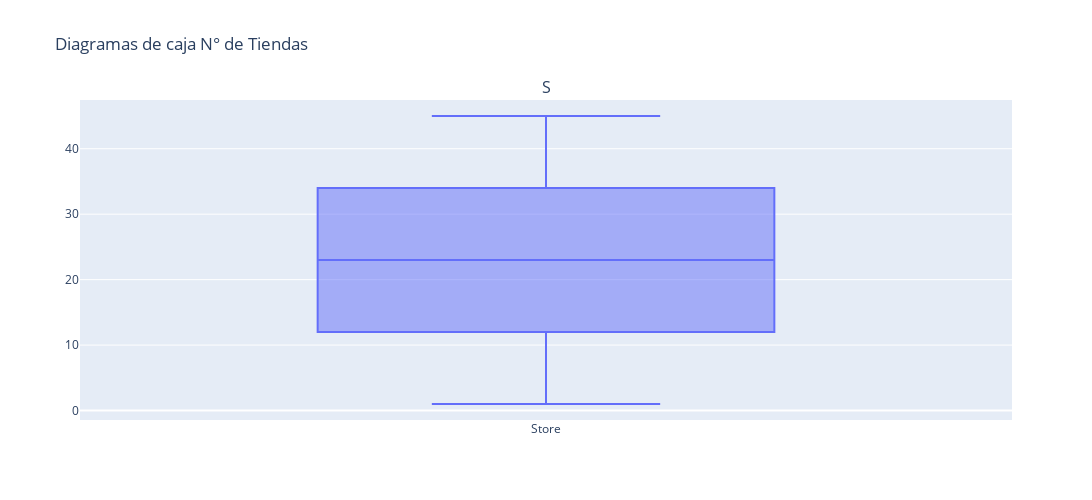

The notebook cell this image was saved under:
### Code cell
import plotly.graph_objs as go
import plotly.subplots as sp


fig = sp.make_subplots(rows=1, cols=1, subplot_titles=("Store"))

fig.add_trace(go.Box(y=df['Store'], name='Store'), row=1, col=1)

fig.update_layout(
    title_text="Diagramas de caja N° de Tiendas",
    showlegend=False,
    height=500,
    width=1200
)
fig.show()

### Figure 1 — Plotly figure (JSON) as saved in the notebook; plotly's stock layout.template omitted (floating-point values rounded to 4 significant figures; data arrays with more than 128 entries replaced by an {"elided": "..."} marker saying what was removed)
{"data": [{"name": "Store", "type": "box", "xaxis": "x", "y": {"elided": "6435 int values"}, "yaxis": "y"}], "layout": {"annotations": [{"font": {"size": 16}, "showarrow": false, "text": "S", "x": 0.5, "xanchor": "center", "xref": "paper", "y": 1, "yanchor": "bottom", "yref": "paper"}], "height": 500, "showlegend": false, "title": {"text": "Diagramas de caja N° de Tiendas"}, "width": 1200, "xaxis": {"anchor": "y", "domain": [0, 1]}, "yaxis": {"anchor": "x", "domain": [0, 1]}}}
